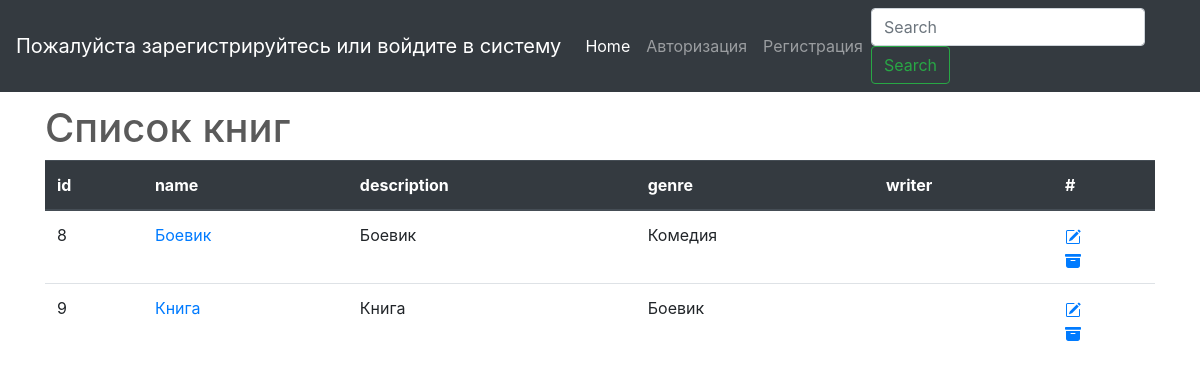
Before: /listbook/ with the older database file.
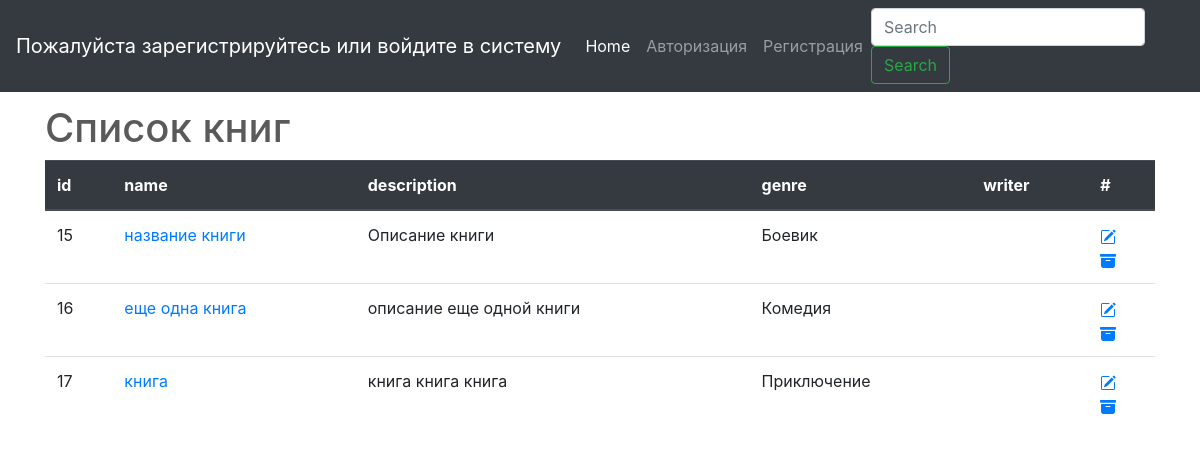
After: the same page with the newer database file.
### testapp/models.py (models this page shows, shortened)
class Book(models.Model):
    name = models.CharField(
        verbose_name='Название Книги', max_length=200
        )
    description = models.TextField(
        verbose_name='Описание Книги', null=True, blank=True
        )
    genre = models.ForeignKey(
        Genre, on_delete=models.PROTECT, verbose_name='Жанр Книги',
        )
    writer = models.ManyToManyField(
        Writer)
    created = models.DateField(
        verbose_name='Создано', auto_now=False, auto_now_add=True
        )
    updated = models.DateField(
        verbose_name='Изменено', auto_now=True, auto_now_add=False
        )
    book_image = models.ImageField(
        verbose_name='Изображение книги', upload_to='profile', null=True, blank=True
        )

class Genre(models.Model):
    name = models.CharField(verbose_name='Название жанра', max_length=100)
    description = models.TextField(verbose_name='Описание жанра', null=True, blank=True)
    def __str__(self):
        return self.name

### testapp/views.py (the view)
# urls.py: path('listbook/', ListBook.as_view(), name='listbook'),
class ListBook(ListView):
    model = Book
    template_name = 'testapp/listbook.html'

### testapp/templates/testapp/listbook.html (shortened to what this page needs)
{% extends 'base.html' %}
{% load static %}
{% block body %}
<div class="container">
<h1>List Book</h1>
</div>
<div class="container">
 <h1>Список книг</h1>
    <table width="100%" class="table">
        <thead class="thead-dark">
        <tr>
            <th>id</th>
            <th>name</th>
            <th>description</th>
            <th>genre</th>
            <th>writer</th>
            <th>#</th>
        </tr>
        </thead>
        {%for obj in object_list%}
        <tr>
            <td>{{obj.pk}}</td>
            <td><a href="/{{obj.pk}}/detailbook/">{{obj.name}}</a></td>
            <td>{{obj.description}}</td>
            <td>{{obj.genre}}</td>
            <td>{{obj.writer.all|join:', '}}</td>
            <td><a href="/{{obj.pk}}/updatebook/">
            </a><br>
            <a href="/{{obj.pk}}/deletebook/">
            </a><br>
            </td>
        </tr>
        {% endfor %}
    </table>
</div>
{% endblock body %}

Changed rows visible on the page:
removed Book: pk "8", name "Боевик", description "Боевик", genre "Комедия"
removed Book: pk "9", name "Книга", description "Книга", genre "Боевик"
added Book: pk "15", name "название книги", description "Описание книги", genre "Боевик"
added Book: pk "16", name "еще одна книга", description "описание еще одной книги", genre "Комедия"
added Book: pk "17", name "книга", description "книга книга книга", genre "Приключение"
